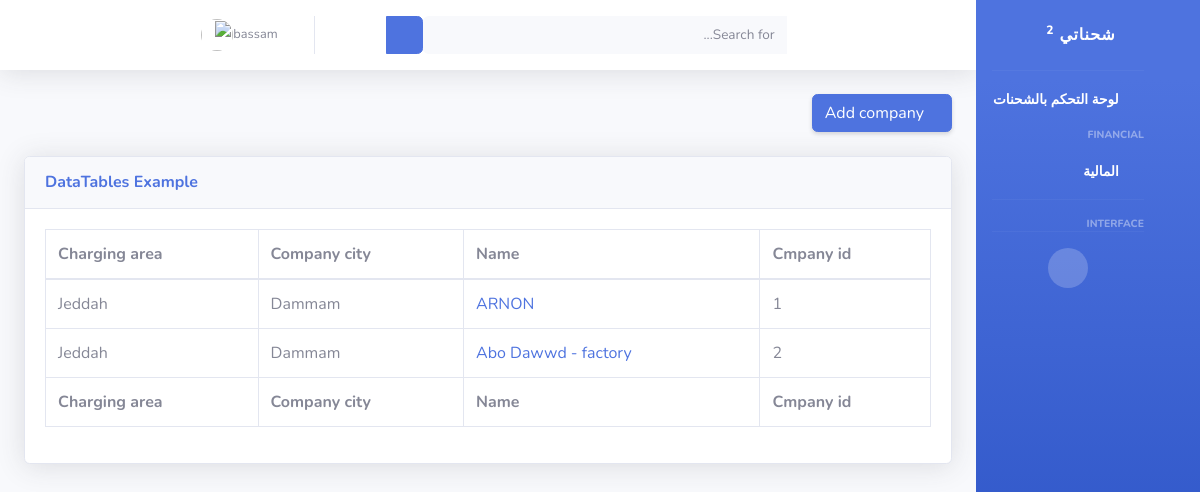
The app's page /companies/ (signed in) with its own data.
### companies/models.py (models this page shows, shortened)
class CompanyModel(models.Model):
    company_name = models.CharField(max_length=225,  help_text='اسم الشركة')
    company_id = models.BigAutoField(primary_key=True)
    company_city = models.CharField(max_length=225,  default='Dammam',help_text='مقر الشركة')
    charging_area = models.CharField( max_length=225, default='Jeddah', help_text='منطقة الشحن ')

### companies/views.py (the view)
# urls.py: path('companies/',company_list, name='company_list' ),
def company_list(request):
    companies = CompanyModel.objects.all()
    return render (request, 'companies/company_list.html',{'companies':companies})

### Shuhnaty/templates/companies/company_list.html
{% extends 'base.html' %}
{% block item %}
<div class="d-sm-flex align-items-center justify-content-between mb-4">
    <h1 class="h3 mb-0 text-gray-800">
        <a href="{% url 'add_company'%}" class="d-none d-inline-block btn btn-primary shadow-sm"><i
            class="fas fa-download fa-sm text-white-50"></i> Add company </a>
    </h1>
</div>
{% endblock %}
{% block content %}
<div class="card shadow mb-4">
    <div class="card-header py-3">
        <h6 class="m-0 font-weight-bold text-primary">DataTables Example</h6>
    </div>
    <div class="card-body">
        <div class="table-responsive">
            <table class="table table-bordered" id="dataTable" width="100%" cellspacing="0">
                <thead>
                    <tr>
                        <th>Cmpany id </th>
                        <th>Name</th>
                        <th>Company city</th>
                        <th>Charging area</th>
                    </tr>
                </thead>
                <tfoot>
                    <tr>
                        <th>Cmpany id </th>
                        <th>Name</th>
                        <th>Company city</th>
                        <th>Charging area</th>
                    </tr>
                </tfoot>
                <tbody>
                    {% for company in companies %}
                    <tr>
                        <td>{{ company.company_id }} </td>
                        <td>
                            <a href="{% url 'company_details' company.pk%}">{{ company.company_name }}</a></td>
                        <td>{{ company.company_city }} </td>
                        <td>{{ company.charging_area}} </td>
                    </tr>
                    {% endfor %}
                </tbody>
            </table>
        </div>
    </div>
</div>
{% endblock %}

### Shuhnaty/templates/base.html (shortened to what this page needs)
{% load static %}
<!DOCTYPE html>
<html dir="rtl" lang="ar" >
<head>
    <link href="{% static 'vendor/fontawesome-free/css/all.min.css' %}" rel="stylesheet" type="text/css">
    <link href="{% static 'vendor/bootstrap-rtl.css' %}" rel="stylesheet" type="text/css">
    <link href="https://cdn.jsdelivr.net/npm/bootstrap@5.2.2/dist/css/bootstrap.min.css" rel="stylesheet">
    <link href="{% static 'css/sb-admin-2.min.css' %}" rel="stylesheet">
    <link href="{% static 'style.css' %}" rel="stylesheet">
    <link href="{% static 'vendor/datatables/dataTables.bootstrap4.min.css' %}" rel="stylesheet">
</head>
<body id="page-top" >
    <div id="wrapper">
        {% if user.is_authenticated %}
        <ul class="navbar-nav bg-gradient-primary sidebar sidebar-dark accordion " id="accordionSidebar">
            <a class="sidebar-brand d-flex align-items-center justify-content-center " href="{% url 'index' %}">
                <div class="sidebar-brand-text mx-3 ">شحناتي <sup>2</sup></div>
                <div class="sidebar-brand-icon rotate-n-15">
                    <i class="fas fa-laugh-wink"></i>
                </div>
            </a>
            <hr class="sidebar-divider my-0">
            <li class="nav-item active">
                <a class="nav-link text-right" href="{% url 'shipments_list'%}">
                    <i class="fas fa-fw fa-tachometer-alt"></i>
                    <span> لوحة التحكم بالشحنات</span></a>
            </li>
            <div class="sidebar-heading text-right">
                Financial
            </div>
            <li class="nav-item active">
                <a class="nav-link text-right" href="{% url 'dashboard_financial' %}">
                    <i class="fas fa-fw fa-tachometer-alt"></i>
                    <span> المالية</span></a>
            </li>
            <hr class="sidebar-divider">
            <div class="sidebar-heading text-right">
                Interface
            </div>
            <hr class="sidebar-divider d-none d-md-block">
            <div class="text-center d-none d-md-inline">
                <button class="rounded-circle border-0" id="sidebarToggle"></button>
            </div>
        </ul>
        {% endif %}
        <div id="content-wrapper" class="d-flex flex-column">
            <div id="content">
                {% if user.is_authenticated %}
                <nav class="navbar navbar-expand navbar-light bg-white topbar mb-4 static-top shadow">
                    <form
                        class="d-none d-sm-inline-block form-inline mr-auto ml-md-3 my-2 my-md-0 mw-100 navbar-search">
                        <div class="input-group">
                            <input type="text" class="form-control bg-light border-0 small" placeholder="Search for..."
                                aria-label="Search" aria-describedby="basic-addon2">
                            <div class="input-group-append">
                                <button class="btn btn-primary" type="button">
                                    <i class="fas fa-search fa-sm"></i>
                                </button>
                            </div>
                        </div>
                    </form>
                    <ul class="navbar-nav ml-auto">
                        <li class="nav-item dropdown no-arrow">
                            <a class="nav-link dropdown-toggle" href="#" id="userDropdown" role="button"
                                data-toggle="dropdown" aria-haspopup="true" aria-expanded="false">
                                <span class="mr-2 d-none d-lg-inline text-gray-600 small">{{ user }}</span>
                                <img class="img-profile rounded-circle" src="{% static 'img/undraw_profile.svg' %}">
                            </a>
                        </li>
                    </ul>
                </nav>
                {% endif %}
                <div class="container-fluid">
                    {% block item %}
                    {% endblock %}
                    {% block content %}
                    {% endblock %}
                </div>
            </div>
        </div>
    </div>
</body>
</html>

### records on screen
CompanyModel: company_id "1", company_name "ARNON", company_city "Dammam", charging_area "Jeddah"
CompanyModel: company_id "2", company_name "Abo Dawwd - factory", company_city "Dammam", charging_area "Jeddah"

### other values on screen
{{ user }} "bassam"
